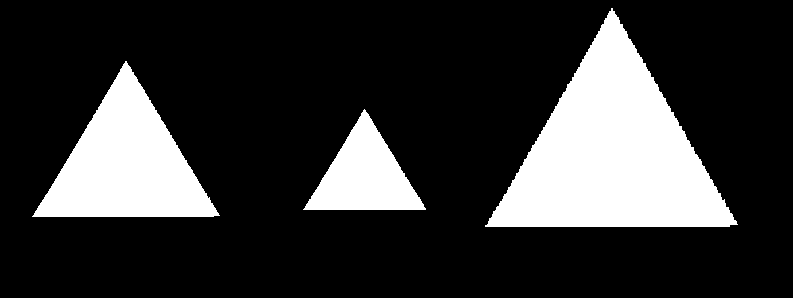
#> input picture Capitulo-03 ExtracaoCaracteristicas/triangle3.png, 793 x 298 px
$ jupyter execute 4-Perimetro.ipynb
#> lines starting #> are read from the running program, lines starting #| are printed output that depends on the picture; after the words box and inside, x2 and y2 are one past the last pixel; in counts of white or black regions, pixels touching at a corner belong together
[cell 1]
import cv2

# Carregar a imagem original
imagemOriginal = cv2.imread("triangle3.png")
#> imagemOriginal is the input picture: shape (298, 793, 3); 20.6% white; 3 white regions, box (x1, y1, x2, y2) and area: (485, 8, 738, 227) 27702, (32, 61, 220, 217) 14658, (303, 109, 426, 210) 6239
# Converter para tons de cinza
imagemCorCinza = cv2.cvtColor(imagemOriginal, cv2.COLOR_BGR2GRAY)

# Binarizar a imagem
tipo = cv2.THRESH_BINARY_INV # Invertido para os objetos serem brancos
ret, imgBinaria = cv2.threshold(imagemCorCinza, 127, 255, tipo)

# Encontrar contornos
contornos, hierarquia = cv2.findContours(imgBinaria, cv2.RETR_EXTERNAL, cv2.CHAIN_APPROX_SIMPLE)
#> contornos = [[[0, 0], [0, 297], [792, 297], [792, 0]]]

# Para cada contorno encontrado
for index, contorno in enumerate(contornos):
    # Calcular o perímetro do contorno
    perimetro = cv2.arcLength(contorno, True)
    print(f"Perímetro do Triângulo {index + 1} = {perimetro:.2f} pixels")

    # Desenhar o contorno na imagem original
    cv2.drawContours(imagemOriginal, [contorno], -1, (0, 255, 0), 2)
#> this loop made 1 pass
#> (contorno, perimetro) on pass 1: ([[0, 0], [0, 297], [792, 297], [792, 0]], 2178)
#| Perímetro do Triângulo 1 = 2178.00 pixels
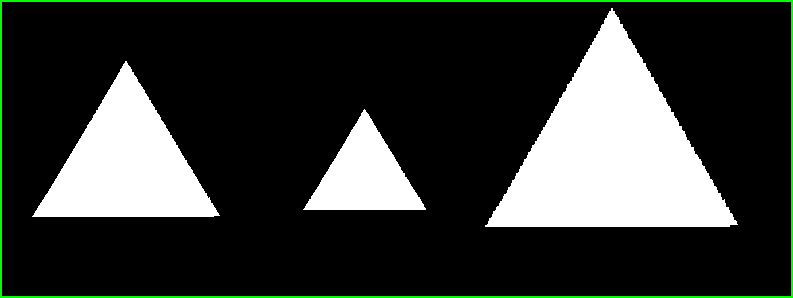
#> imagemOriginal: shape (298, 793, 3); 1.84% of pixels changed, all inside (x1, y1, x2, y2) = (0, 0, 793, 298)

# Exibir as imagens
cv2.imshow("Imagem Original", imagemOriginal)
cv2.imshow("Imagem Binarizada", imgBinaria)
cv2.waitKey(0)
cv2.destroyAllWindows()
